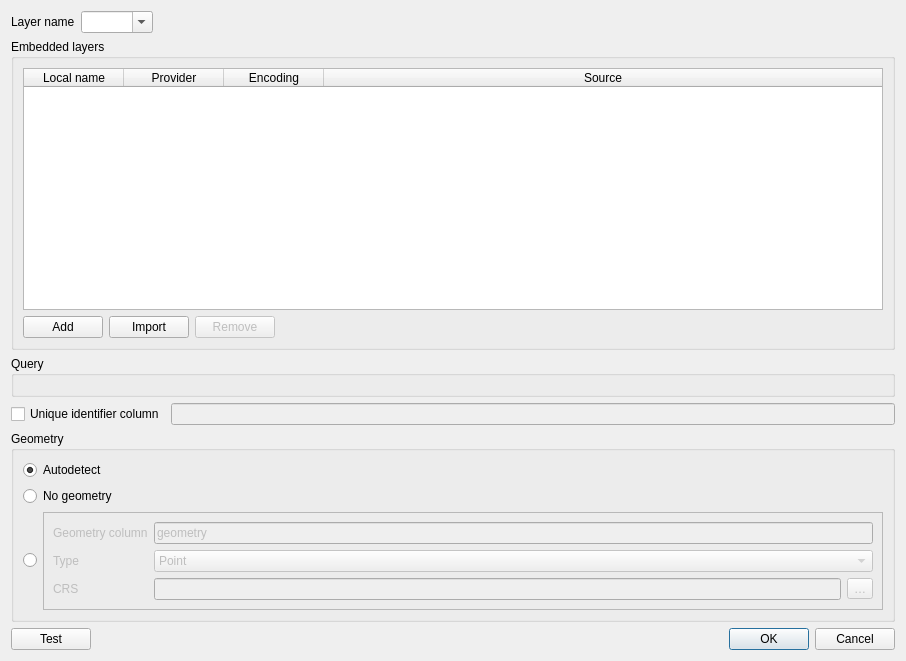
<?xml version="1.0" encoding="UTF-8"?>
<ui version="4.0">
 <class>QgsVirtualLayerSourceSelectBase</class>
 <widget class="QDialog" name="QgsVirtualLayerSourceSelectBase">
  <property name="geometry">
   <rect>
    <x>0</x>
    <y>0</y>
    <width>906</width>
    <height>661</height>
   </rect>
  </property>
  <property name="windowTitle">
   <string>Create a virtual layer</string>
  </property>
  <layout class="QVBoxLayout" name="verticalLayout">
   <item>
    <layout class="QHBoxLayout" name="horizontalLayout_4">
     <item>
      <widget class="QLabel" name="label_2">
       <property name="text">
        <string>Layer name</string>
       </property>
      </widget>
     </item>
     <item>
      <widget class="QComboBox" name="mLayerNameCombo">
       <property name="editable">
        <bool>true</bool>
       </property>
      </widget>
     </item>
     <item>
      <spacer name="horizontalSpacer">
       <property name="orientation">
        <enum>Qt::Horizontal</enum>
       </property>
       <property name="sizeHint" stdset="0">
        <size>
         <width>40</width>
         <height>20</height>
        </size>
       </property>
      </spacer>
     </item>
    </layout>
   </item>
   <item>
    <widget class="QgsCollapsibleGroupBox" name="mEmbeddedlLayersGroup">
     <property name="title">
      <string>Embedded layers</string>
     </property>
     <property name="collapsed" stdset="0">
      <bool>false</bool>
     </property>
     <layout class="QVBoxLayout" name="verticalLayout_4">
      <item>
       <widget class="QTableWidget" name="mLayersTable">
        <property name="toolTip">
         <string>Embedded layers can be added to have SQL queries with layers that are independent from layers loaded by the current QGIS project.
In particular, saving a virtual layer with embedded layers to a QLR file can be done to reuse its definition in another project.</string>
        </property>
        <property name="selectionMode">
         <enum>QAbstractItemView::SingleSelection</enum>
        </property>
        <property name="selectionBehavior">
         <enum>QAbstractItemView::SelectRows</enum>
        </property>
        <attribute name="horizontalHeaderStretchLastSection">
         <bool>true</bool>
        </attribute>
        <attribute name="verticalHeaderVisible">
         <bool>false</bool>
        </attribute>
        <column>
         <property name="text">
          <string>Local name</string>
         </property>
        </column>
        <column>
         <property name="text">
          <string>Provider</string>
         </property>
        </column>
        <column>
         <property name="text">
          <string>Encoding</string>
         </property>
        </column>
        <column>
         <property name="text">
          <string>Source</string>
         </property>
        </column>
       </widget>
      </item>
      <item>
       <layout class="QHBoxLayout" name="horizontalLayout">
        <item>
         <widget class="QPushButton" name="mAddLayerBtn">
          <property name="toolTip">
           <string>Add a new embedded layer</string>
          </property>
          <property name="text">
           <string>Add</string>
          </property>
         </widget>
        </item>
        <item>
         <widget class="QPushButton" name="mImportLayerBtn">
          <property name="enabled">
           <bool>true</bool>
          </property>
          <property name="toolTip">
           <string>Import layer definition from loaded layers of the current project</string>
          </property>
          <property name="text">
           <string>Import</string>
          </property>
         </widget>
        </item>
        <item>
         <widget class="QPushButton" name="mRemoveLayerBtn">
          <property name="enabled">
           <bool>false</bool>
          </property>
          <property name="toolTip">
           <string>Remove the selected embedded layer</string>
          </property>
          <property name="text">
           <string>Remove</string>
          </property>
         </widget>
        </item>
        <item>
         <spacer name="horizontalSpacer_2">
          <property name="orientation">
           <enum>Qt::Horizontal</enum>
          </property>
          <property name="sizeHint" stdset="0">
           <size>
            <width>40</width>
            <height>20</height>
           </size>
          </property>
         </spacer>
        </item>
       </layout>
      </item>
     </layout>
    </widget>
   </item>
   <item>
    <widget class="QGroupBox" name="mQueryBox">
     <property name="title">
      <string>Query</string>
     </property>
     <property name="checkable">
      <bool>false</bool>
     </property>
     <property name="checked">
      <bool>false</bool>
     </property>
     <layout class="QVBoxLayout" name="verticalLayout_2">
      <item>
       <widget class="QgsCodeEditorSQL" name="mQueryEdit" native="true">
        <property name="toolTip">
         <string>&lt;html&gt;&lt;head/&gt;&lt;body&gt;&lt;p&gt;This is the SQL query editor. You can edit here an SQL query referring to any existing vector layers or embedded layers.&lt;/p&gt;&lt;p&gt;Virtual layers rely on SQLite and Spatialite. Any functions from SQLite or Spatialite can then be used in the query. To add or access geometries of a table, you can use &quot;tablename.geometry&quot;, regardless of original geometry column's name.&lt;/p&gt;&lt;p&gt;&lt;span style=&quot; font-weight:600;&quot;&gt;Special comments:&lt;/span&gt;&lt;/p&gt;&lt;p&gt;Because it is not always possible to autodetect the data type of each column in a query, special comments can be used in the query to force a specific type.&lt;/p&gt;&lt;p&gt;Special comments must be placed on the right of a column name and have the form &lt;tt&gt;/*:type*/&lt;/tt&gt; where type can be any of &lt;span style=&quot; font-style:italic;&quot;&gt;int&lt;/span&gt;, &lt;span style=&quot; font-style:italic;&quot;&gt;real&lt;/span&gt; or &lt;span style=&quot; font-style:italic;&quot;&gt;text&lt;/span&gt;. They can also be used to specify the type and SRID of the geometry column with the following syntax: &lt;tt&gt;/*:gtype:srid*/&lt;/tt&gt; where &lt;span style=&quot; font-style:italic;&quot;&gt;gtype&lt;/span&gt; can be &lt;span style=&quot; font-style:italic;&quot;&gt;point&lt;/span&gt;, &lt;span style=&quot; font-style:italic;&quot;&gt;linestring&lt;/span&gt; or &lt;span style=&quot; font-style:italic;&quot;&gt;polygon&lt;/span&gt; (with an optional &lt;span style=&quot; font-style:italic;&quot;&gt;multi&lt;/span&gt; prefix) and &lt;span style=&quot; font-style:italic;&quot;&gt;srid&lt;/span&gt; is an integer identifier.&lt;/p&gt;&lt;p&gt;Example:&lt;/p&gt;&lt;p&gt;&lt;tt&gt;SELECT id + 1 as id /*:int*/, ST_Centroid(geometry) as geom /*:point:4326*/ FROM tab&lt;/tt&gt;&lt;/p&gt;&lt;/body&gt;&lt;/html&gt;</string>
        </property>
       </widget>
      </item>
     </layout>
    </widget>
   </item>
   <item>
    <layout class="QHBoxLayout" name="horizontalLayout_5">
     <item>
      <widget class="QCheckBox" name="mUIDColumnNameChck">
       <property name="text">
        <string>Unique identifier column</string>
       </property>
      </widget>
     </item>
     <item>
      <widget class="QLineEdit" name="mUIDField">
       <property name="enabled">
        <bool>false</bool>
       </property>
       <property name="text">
        <string/>
       </property>
      </widget>
     </item>
    </layout>
   </item>
   <item>
    <widget class="QgsCollapsibleGroupBox" name="mGeometryGroup">
     <property name="title">
      <string>Geometry</string>
     </property>
     <property name="collapsed" stdset="0">
      <bool>true</bool>
     </property>
     <layout class="QVBoxLayout" name="verticalLayout_3">
      <item>
       <widget class="QRadioButton" name="mAutodetectGeometryRadio">
        <property name="text">
         <string>Autodetect</string>
        </property>
        <property name="checked">
         <bool>true</bool>
        </property>
       </widget>
      </item>
      <item>
       <widget class="QRadioButton" name="mNoGeometryRadio">
        <property name="text">
         <string>No geometry</string>
        </property>
       </widget>
      </item>
      <item>
       <layout class="QHBoxLayout" name="horizontalLayout_3">
        <item>
         <widget class="QRadioButton" name="mGeometryRadio">
          <property name="text">
           <string/>
          </property>
         </widget>
        </item>
        <item>
         <widget class="QFrame" name="mGeometryFrame">
          <property name="enabled">
           <bool>false</bool>
          </property>
          <property name="frameShape">
           <enum>QFrame::StyledPanel</enum>
          </property>
          <property name="frameShadow">
           <enum>QFrame::Raised</enum>
          </property>
          <layout class="QFormLayout" name="formLayout_2">
           <item row="0" column="0">
            <widget class="QLabel" name="label">
             <property name="text">
              <string>Geometry column</string>
             </property>
            </widget>
           </item>
           <item row="0" column="1">
            <widget class="QLineEdit" name="mGeometryField">
             <property name="text">
              <string>geometry</string>
             </property>
            </widget>
           </item>
           <item row="1" column="0">
            <widget class="QLabel" name="label_3">
             <property name="text">
              <string>Type</string>
             </property>
            </widget>
           </item>
           <item row="1" column="1">
            <widget class="QComboBox" name="mGeometryType">
             <item>
              <property name="text">
               <string>Point</string>
              </property>
             </item>
             <item>
              <property name="text">
               <string>LineString</string>
              </property>
             </item>
             <item>
              <property name="text">
               <string>Polygon</string>
              </property>
             </item>
             <item>
              <property name="text">
               <string>MultiPoint</string>
              </property>
             </item>
             <item>
              <property name="text">
               <string>MultiLineString</string>
              </property>
             </item>
             <item>
              <property name="text">
               <string>MultiPolygon</string>
              </property>
             </item>
            </widget>
           </item>
           <item row="2" column="0">
            <widget class="QLabel" name="label_5">
             <property name="text">
              <string>CRS</string>
             </property>
            </widget>
           </item>
           <item row="2" column="1">
            <layout class="QHBoxLayout" name="horizontalLayout_2">
             <item>
              <widget class="QLineEdit" name="mCRS">
               <property name="readOnly">
                <bool>true</bool>
               </property>
              </widget>
             </item>
             <item>
              <widget class="QToolButton" name="mBrowseCRSBtn">
               <property name="text">
                <string>…</string>
               </property>
              </widget>
             </item>
            </layout>
           </item>
          </layout>
         </widget>
        </item>
       </layout>
      </item>
     </layout>
    </widget>
   </item>
   <item>
    <layout class="QHBoxLayout" name="horizontalLayout_6">
     <item>
      <widget class="QPushButton" name="mTestButton">
       <property name="text">
        <string>Test</string>
       </property>
      </widget>
     </item>
     <item>
      <widget class="QDialogButtonBox" name="buttonBox">
       <property name="orientation">
        <enum>Qt::Horizontal</enum>
       </property>
       <property name="standardButtons">
        <set>QDialogButtonBox::Cancel|QDialogButtonBox::Ok</set>
       </property>
      </widget>
     </item>
    </layout>
   </item>
  </layout>
 </widget>
 <customwidgets>
  <customwidget>
   <class>QgsCollapsibleGroupBox</class>
   <extends>QGroupBox</extends>
   <header>qgscollapsiblegroupbox.h</header>
   <container>1</container>
  </customwidget>
  <customwidget>
   <class>QgsCodeEditorSQL</class>
   <extends>QWidget</extends>
   <header location="global">qgscodeeditorsql.h</header>
   <container>1</container>
  </customwidget>
 </customwidgets>
 <tabstops>
  <tabstop>mGeometryGroup</tabstop>
  <tabstop>buttonBox</tabstop>
  <tabstop>mGeometryRadio</tabstop>
  <tabstop>mGeometryField</tabstop>
  <tabstop>mGeometryType</tabstop>
  <tabstop>mCRS</tabstop>
  <tabstop>mBrowseCRSBtn</tabstop>
 </tabstops>
 <resources>
  <include location="../../../images/images.qrc"/>
 </resources>
 <connections>
  <connection>
   <sender>buttonBox</sender>
   <signal>rejected()</signal>
   <receiver>QgsVirtualLayerSourceSelectBase</receiver>
   <slot>reject()</slot>
   <hints>
    <hint type="sourcelabel">
     <x>316</x>
     <y>260</y>
    </hint>
    <hint type="destinationlabel">
     <x>286</x>
     <y>274</y>
    </hint>
   </hints>
  </connection>
  <connection>
   <sender>buttonBox</sender>
   <signal>accepted()</signal>
   <receiver>QgsVirtualLayerSourceSelectBase</receiver>
   <slot>accept()</slot>
   <hints>
    <hint type="sourcelabel">
     <x>291</x>
     <y>405</y>
    </hint>
    <hint type="destinationlabel">
     <x>291</x>
     <y>213</y>
    </hint>
   </hints>
  </connection>
  <connection>
   <sender>mGeometryRadio</sender>
   <signal>toggled(bool)</signal>
   <receiver>mGeometryFrame</receiver>
   <slot>setEnabled(bool)</slot>
   <hints>
    <hint type="sourcelabel">
     <x>36</x>
     <y>729</y>
    </hint>
    <hint type="destinationlabel">
     <x>460</x>
     <y>729</y>
    </hint>
   </hints>
  </connection>
  <connection>
   <sender>mUIDColumnNameChck</sender>
   <signal>toggled(bool)</signal>
   <receiver>mUIDField</receiver>
   <slot>setEnabled(bool)</slot>
   <hints>
    <hint type="sourcelabel">
     <x>107</x>
     <y>431</y>
    </hint>
    <hint type="destinationlabel">
     <x>543</x>
     <y>432</y>
    </hint>
   </hints>
  </connection>
 </connections>
</ui>
